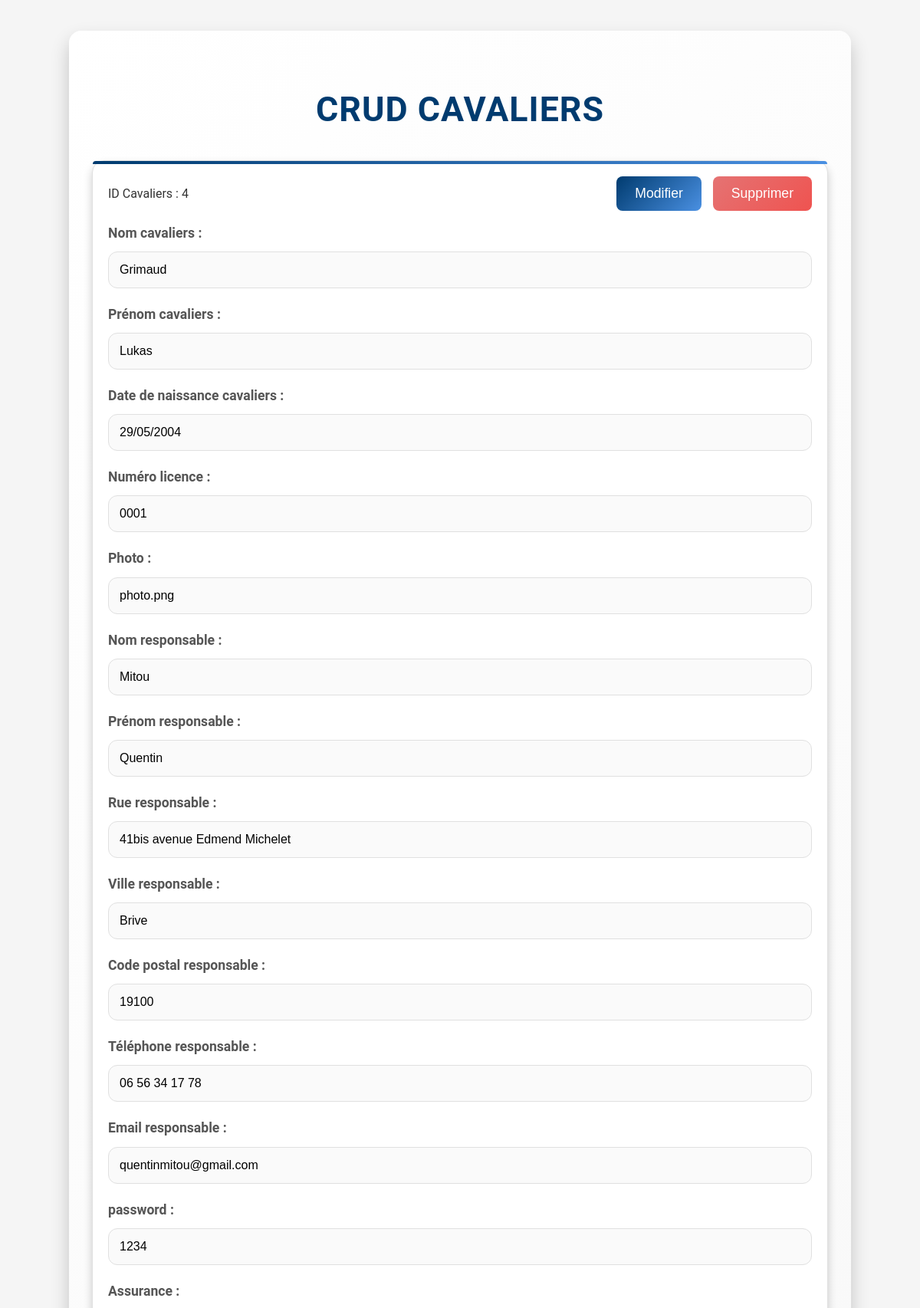
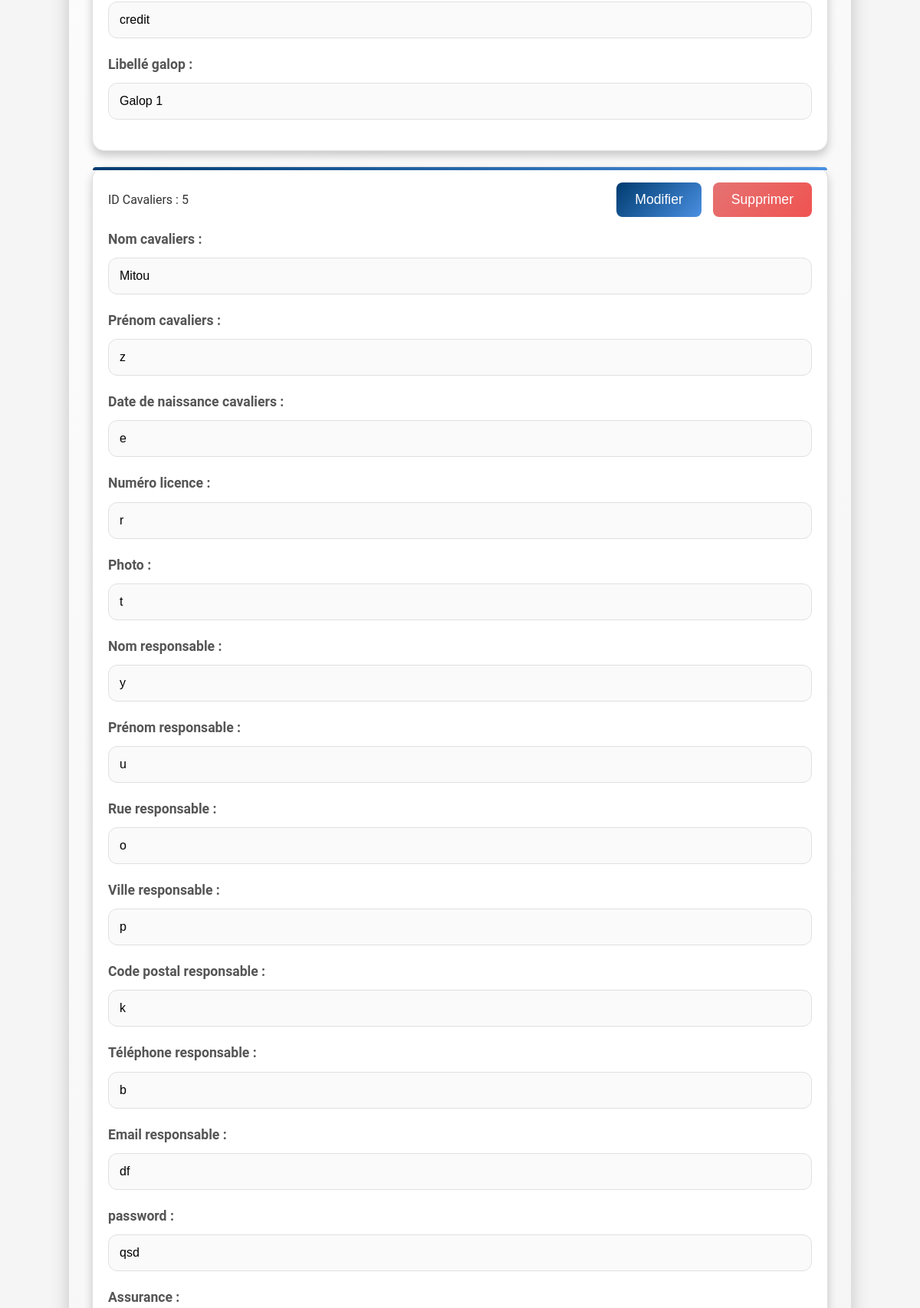
Page /vue/vue.cavaliers.php (upper part) on the committed database (2 pictures, top to bottom).
### tables this page shows
CREATE TABLE `cavaliers` (
  `idcava` int(11) NOT NULL,
  `nomcava` varchar(50) NOT NULL,
  `prenomcava` varchar(50) NOT NULL,
  `datenacava` varchar(50) NOT NULL,
  `numlic` varchar(50) NOT NULL,
  `photo` varchar(50) NOT NULL,
  `nomresp` varchar(50) NOT NULL,
  `prenomresp` varchar(50) NOT NULL,
  `rueresp` varchar(50) NOT NULL,
  `vilresp` varchar(50) NOT NULL,
  `cpresp` varchar(50) NOT NULL,
  `telresp` varchar(50) NOT NULL,
  `emailresp` varchar(50) NOT NULL,
  `password` varchar(50) NOT NULL,
  `assurance` varchar(50) NOT NULL,
  `idgalop` int(11) NOT NULL,
  `supprime` tinyint(1) DEFAULT 0
);

CREATE TABLE `galop` (
  `idgalop` int(11) NOT NULL,
  `libgalop` varchar(50) NOT NULL,
  `supprime` tinyint(1) DEFAULT 0
);

### class/class.cavaliers.php (called while the page is built, shortened)
<?php
class Cavaliers {
    private $idcava;
    private $nomcava;
    private $prenomcava;
    private $datenacava;
    private $numlic;
    private $photo;
    private $nomresp;
    private $prenomresp;
    private $rueresp;
    private $vilresp;
    private $cpresp;
    private $telresp;
    private $emailresp;
    private $password;
    private $assurance;
    public function __construct($idca = null, $nc = null, $pc = null, $dnc = null, $nl = null, $po = null,
                                $nr = null, $pr = null, $rr = null, $vr = null, $cpr = null, $tr = null,
                                $emr = null, $pw = null, $assu = null, $idga = null) {
        $this->idcava = $idca;
        $this->nomcava = $nc;
        $this->prenomcava = $pc;
        $this->datenacava = $dnc;
        $this->numlic = $nl;
        $this->photo = $po;
        $this->nomresp = $nr;
        $this->prenomresp = $pr;
        $this->rueresp = $rr;
        $this->vilresp = $vr;
        $this->cpresp = $cpr;
        $this->telresp = $tr;
        $this->emailresp = $emr;
        $this->password = $pw;
        $this->assurance = $assu;
    }
    public function getidcava() {
        return $this->idcava;
    }
    public function getnomcava() {
        return $this->nomcava;
    }
    public function getprenomcava() {
        return $this->prenomcava;
    }
    public function getdatenacava() {
        return $this->datenacava;
    }
    public function getnumlic() {
        return $this->numlic;
    }
    public function getphoto() {
        return $this->photo;
    }
    public function getnomresp() {
        return $this->nomresp;
    }
    public function getprenomresp() {
        return $this->prenomresp;
    }
    public function getrueresp() {
        return $this->rueresp;
    }
    public function getvilresp() {
        return $this->vilresp;
    }
    public function getcpresp() {
        return $this->cpresp;
    }
    public function gettelresp() {
        return $this->telresp;
    }
    public function getemailresp() {
        return $this->emailresp;
    }
    public function getpassword() {
        return $this->password;
    }
    public function getassurance() {
        return $this->assurance;
    }
    public function CavaliersALL() {
        $con = connexionPDO();
        $sql = "SELECT * FROM cavaliers;";
        $executesql = $con->prepare($sql);
        $executesql->execute();
        $resultat = $executesql->fetchAll();
        return $resultat;
    }
    public function CavaliersGalop($id) {
        $con = connexionPDO();
        $sql = "SELECT libgalop
                FROM galop
                WHERE idgalop = :idgalop";
        $data = [':idgalop' => $id];
        $executesql = $con->prepare($sql);
        $executesql->execute($data);
        $ligne = $executesql->fetch();
        return $ligne['libgalop'];
    }
}
?>

### vue/vue.cavaliers.php (the view, shortened to what this page needs)
<?php
include_once '../class/class.cavaliers.php';
$ocavaliers = new Cavaliers("","", "", "", "", "", "", "", "", "", "", "", "", "", "", "");
$reqcavaliers = $ocavaliers->CavaliersALL();
?>
<!DOCTYPE html>
<html lang="fr">
<head>
    <link rel="stylesheet" href="../css/style.css">
</head>
<body>
<div class="container">
    <h2>CRUD Cavaliers</h2>
    <?php
    $i = 0;
    foreach($reqcavaliers as $unereqcavaliers) {
        if ($reqcavaliers [$i]['supprime'] == '0') {
            $unereqcavaliers = new Cavaliers($reqcavaliers[$i]["idcava"],$reqcavaliers[$i]["nomcava"],$reqcavaliers[$i]["prenomcava"],$reqcavaliers[$i]["datenacava"],$reqcavaliers[$i]["numlic"],$reqcavaliers[$i]["photo"],
                                               $reqcavaliers[$i]["nomresp"],$reqcavaliers[$i]["prenomresp"],$reqcavaliers[$i]["rueresp"],$reqcavaliers[$i]["vilresp"],$reqcavaliers[$i]["cpresp"],$reqcavaliers[$i]["telresp"],
                                               $reqcavaliers[$i]["emailresp"],$reqcavaliers[$i]["password"],$reqcavaliers[$i]["assurance"],$reqcavaliers[$i]["idgalop"]);
    ?>
        <form name="modifier" action="traitement.cavaliers.php" method="POST" class="entry">
            <div class="form-header">
            <span>ID Cavaliers : <?php echo $unereqcavaliers->getidcava(); ?></span>
                <div class="form-buttons">
                    <button class="btn-primary" type="submit" name="modifier">Modifier</button>
                    <button class="btn-danger" type="submit" name="supprimer">Supprimer</button>
                </div>
            </div>
                <div class="form-group">
                    <label for="nomcava-<?php echo $i; ?>">Nom cavaliers :</label>
                    <input type="text" id="nomcava-<?php echo $i; ?>" name="nomcava" value="<?php echo $unereqcavaliers->getnomcava(); ?>"required>
                </div>
                <div class="form-group">
                    <label for="prenomcava-<?php echo $i; ?>">Prénom cavaliers :</label>
                    <input type="text" id="prenomcava-<?php echo $i; ?>" name="prenomcava" value="<?php echo $unereqcavaliers->getprenomcava(); ?>"required>
                </div>
                <div class="form-group">
                    <label for="datenacava-<?php echo $i; ?>">Date de naissance cavaliers :</label>
                    <input type="text" id="datenacava-<?php echo $i; ?>" name="datenacava" value="<?php echo $unereqcavaliers->getdatenacava(); ?>"required>
                </div>
                <div class="form-group">
                    <label for="numlic-<?php echo $i; ?>">Numéro licence :</label>
                    <input type="text" id="numlic-<?php echo $i; ?>" name="numlic" value="<?php echo $unereqcavaliers->getnumlic(); ?>"required>
                </div>
                <div class="form-group">
                    <label for="photo-<?php echo $i; ?>">Photo :</label>
                    <input type="text" id="photo-<?php echo $i; ?>" name="photo" value="<?php echo $unereqcavaliers->getphoto(); ?>"required>
                </div>
                <div class="form-group">
                    <label for="nomresp-<?php echo $i; ?>">Nom responsable :</label>
                    <input type="text" id="nomresp-<?php echo $i; ?>" name="nomresp" value="<?php echo $unereqcavaliers->getnomresp(); ?>"required>
                </div>
                <div class="form-group">
                    <label for="prenomresp-<?php echo $i; ?>">Prénom responsable :</label>
                    <input type="text" id="prenomresp-<?php echo $i; ?>" name="prenomresp" value="<?php echo $unereqcavaliers->getprenomresp(); ?>"required>
                </div>
                <div class="form-group">
                    <label for="rueresp-<?php echo $i; ?>">Rue responsable :</label>
                    <input type="text" id="rueresp-<?php echo $i; ?>" name="rueresp" value="<?php echo $unereqcavaliers->getrueresp(); ?>"required>
                </div>
                <div class="form-group">
                    <label for="vilresp-<?php echo $i; ?>">Ville responsable :</label>
                    <input type="text" id="vilresp-<?php echo $i; ?>" name="vilresp" value="<?php echo $unereqcavaliers->getvilresp(); ?>"required>
                </div>
                <div class="form-group">
                    <label for="cpresp-<?php echo $i; ?>">Code postal responsable :</label>
                    <input type="text" id="cpresp-<?php echo $i; ?>" name="cpresp" value="<?php echo $unereqcavaliers->getcpresp(); ?>"required>
                </div>
                <div class="form-group">
                    <label for="telresp-<?php echo $i; ?>">Téléphone responsable :</label>
                    <input type="text" id="telresp-<?php echo $i; ?>" name="telresp" value="<?php echo $unereqcavaliers->gettelresp(); ?>"required>
                </div>
                <div class="form-group">
                    <label for="emailresp-<?php echo $i; ?>">Email responsable :</label>
                    <input type="text" id="emailresp-<?php echo $i; ?>" name="emailresp" value="<?php echo $unereqcavaliers->getemailresp(); ?>"required>
                </div>
                <div class="form-group">
                    <label for="password-<?php echo $i; ?>">password :</label>
                    <input type="text" id="password-<?php echo $i; ?>" name="password" value="<?php echo $unereqcavaliers->getpassword(); ?>"required>
                </div>
                <div class="form-group">
                    <label for="assurance-<?php echo $i; ?>">Assurance :</label>
                    <input type="text" id="assurance-<?php echo $i; ?>" name="assurance" value="<?php echo $unereqcavaliers->getassurance(); ?>"required>
                </div>
                <div class="form-group">
                    <label for="libgalop<?php echo $i; ?>">Libellé galop :</label>
                    <input id="libgalop<?php echo $i; ?>" name="libgalop" type="text" value="<?php echo $ocavaliers->CavaliersGalop($unereqcavaliers->getidgalop()); ?>" onkeyup="autocompletGalop(<?php echo $i; ?>)"required>
                </div>
        </form>
    <?php
        }
        $i++;
    }
    ?>
</div>
</body>
</html>

### css/style.css (style rules this page uses)
:root { --primary-color: #003b6f; --primary-light-color: #4a90e2; --primary-hover-color: #002c4f; --danger-color: #e57373; --danger-hover-color: #ef5350; --background-color: #f5f5f5; --card-background: #ffffff; --border-color: #e0e0e0; --text-color: #333333; --label-color: #555555; --shadow-color: rgba(0, 0, 0, 0.2); }
body { font-family: 'Roboto', Arial, sans-serif; margin: 0; padding: 0; background-color: var(--background-color); color: var(--text-color); line-height: 1.6; }
.container { width: 80%; max-width: 1200px; margin: 40px auto; padding: 30px; background: linear-gradient(135deg, #ffffff, #f1f1f1); border-radius: 16px; box-shadow: 0 12px 24px var(--shadow-color); }
h2 { text-align: center; color: var(--primary-color); margin-bottom: 30px; font-size: 2.8rem; font-weight: 700; text-transform: uppercase; letter-spacing: 1px; }
.entry { border: 1px solid var(--border-color); padding: 20px; margin-bottom: 20px; border-radius: 16px; background-color: var(--card-background); box-shadow: 0 6px 12px var(--shadow-color); position: relative; transition: box-shadow 0.3s ease, transform 0.3s ease; }
.entry::before { content: ''; position: absolute; top: 0; left: 0; width: 100%; height: 4px; background: linear-gradient(90deg, var(--primary-color), var(--primary-light-color)); border-radius: 16px 16px 0 0; z-index: 0; }
.form-group { margin-bottom: 20px; position: relative; }
.form-group label { display: block; margin-bottom: 10px; font-weight: 600; color: var(--label-color); font-size: 1.1rem; transition: color 0.3s ease; }
.form-group input { width: 100%; padding: 14px; border: 1px solid var(--border-color); border-radius: 12px; font-size: 1rem; box-sizing: border-box; background-color: #fafafa; transition: border-color 0.3s ease, box-shadow 0.3s ease; }
.btn-primary, .btn-danger { display: inline-block; padding: 12px 24px; border: none; color: #ffffff; cursor: pointer; border-radius: 8px; font-size: 1.1rem; text-align: center; text-decoration: none; transition: background-color 0.3s ease, transform 0.3s ease, box-shadow 0.3s ease; }
.btn-primary { background: linear-gradient(135deg, #003b6f, #4a90e2); }
.btn-danger { background: linear-gradient(135deg, var(--danger-color), var(--danger-hover-color)); }
.form-header { display: flex; justify-content: space-between; align-items: center; margin-bottom: 15px; }
.form-buttons { display: flex; gap: 15px; }

### rows in the picture
cavaliers: idcava "4", nomcava "Grimaud", prenomcava "Lukas", datenacava "29/05/2004", numlic "0001", photo "photo.png", nomresp "Mitou", prenomresp "Quentin", rueresp "41bis avenue Edmend Michelet", vilresp "Brive", cpresp "19100", telresp "06 56 34 17 78", emailresp "quentinmitou@gmail.com", password "1234", assurance "credit", libgalop "Galop 1"
cavaliers: idcava "5", nomcava "Mitou", prenomcava "z", datenacava "e", numlic "r", photo "t", nomresp "y", prenomresp "u", rueresp "o", vilresp "p", cpresp "k", telresp "b", emailresp "df", password "qsd"
